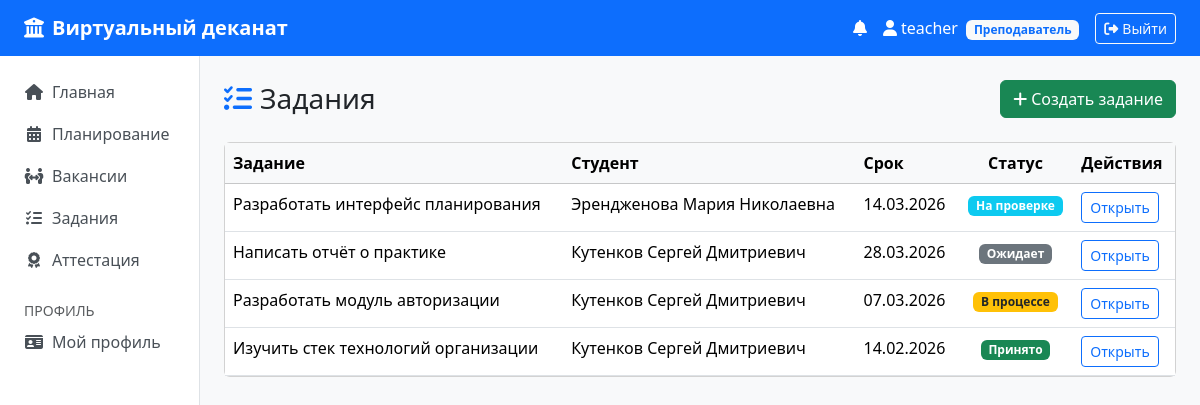
Screenshot of /execution/ (signed in) with the database file from the repository.
### models.py (models this page shows, shortened)
class User(UserMixin, db.Model):
    __tablename__ = "users"
    id        = db.Column(db.Integer, primary_key=True)
    login     = db.Column(db.String(64), unique=True, nullable=False)
    password  = db.Column(db.String(256), nullable=False)
    role      = db.Column(db.String(32), nullable=False)
    is_active = db.Column(db.Boolean, nullable=False, default=True)
    student = db.relationship("Student", backref="user", uselist=False)
    teacher = db.relationship("Teacher", backref="user", uselist=False)
    curator = db.relationship("Curator", backref="user", uselist=False)
    notifications = db.relationship("Notification", backref="user", lazy="dynamic",
                                     order_by="Notification.created_at.desc()")
    @property
    def unread_count(self):
        return self.notifications.filter_by(is_read=False).count()

class Task(db.Model):
    __tablename__ = "tasks"
    id          = db.Column(db.Integer, primary_key=True)
    student_id  = db.Column(db.Integer, db.ForeignKey("students.id"))
    practice_id = db.Column(db.Integer, db.ForeignKey("practices.id"))
    title       = db.Column(db.String(256), nullable=False)
    description = db.Column(db.Text)
    status      = db.Column(db.String(32), nullable=False, default="pending")
    created_at  = db.Column(db.DateTime, default=datetime.utcnow)
    due_date    = db.Column(db.Date)
    executions = db.relationship("Execution", backref="task", cascade="all, delete-orphan",
                                  order_by="Execution.submitted_at.desc()")
    comments   = db.relationship("TaskComment", backref="task", cascade="all, delete-orphan",
                                  order_by="TaskComment.created_at")

class Student(db.Model):
    __tablename__ = "students"
    id               = db.Column(db.Integer, primary_key=True)
    user_id          = db.Column(db.Integer, db.ForeignKey("users.id"), unique=True)
    last_name        = db.Column(db.String(64), nullable=False)
    first_name       = db.Column(db.String(64), nullable=False)
    middle_name      = db.Column(db.String(64))
    group_name       = db.Column(db.String(64), nullable=False)
    specialty        = db.Column(db.String(256))
    email            = db.Column(db.String(255))
    average_grade    = db.Column(db.Numeric(3, 2))
    kafedra_id       = db.Column(db.Integer, db.ForeignKey("kafedras.id"))
    internship_start = db.Column(db.Date)
    internship_end   = db.Column(db.Date)
    organization_id  = db.Column(db.Integer, db.ForeignKey("organizations.id"))
    teacher_id       = db.Column(db.Integer, db.ForeignKey("teachers.id"))
    curator_id       = db.Column(db.Integer, db.ForeignKey("curators.id"))
    tasks          = db.relationship("Task", backref="student", lazy="dynamic")
    kompetencii    = db.relationship("StudentKompetenciya", backref="student", cascade="all, delete-orphan")
    applications   = db.relationship("Application", backref="student", lazy="dynamic")
    @property
    def full_name(self):
        parts = [self.last_name, self.first_name]
        if self.middle_name: parts.append(self.middle_name)
        return " ".join(parts)

### execution/routes.py (the view)
@bp.route("/")
@login_required
def index():
    if current_user.role == "student" and current_user.student:
        tasks = Task.query.filter_by(student_id=current_user.student.id).order_by(Task.created_at.desc()).all()
    elif current_user.role == "admin":
        tasks = Task.query.order_by(Task.created_at.desc()).all()
    else:
        ids = _get_role_students()
        tasks = Task.query.filter(Task.student_id.in_(ids)).order_by(Task.created_at.desc()).all() if ids else []
    return render_template("execution/index.html", tasks=tasks)

### execution/routes.py (called while the page is built)
def _get_role_students():
    if current_user.role == "curator" and current_user.curator:
        org_id = current_user.curator.organization_id
        return [s.id for s in Student.query.filter_by(organization_id=org_id).all()]
    if current_user.role == "teacher" and current_user.teacher:
        return [s.id for s in Student.query.filter_by(teacher_id=current_user.teacher.id).all()]
    return None  # admin sees all

### templates/execution/index.html (shortened to what this page needs)
{% extends 'base.html' %}
{% block content %}
<div class="d-flex justify-content-between align-items-center mb-4">
  <h3 class="mb-0"><i class="fa-solid fa-list-check text-primary me-2"></i>Задания</h3>
  {% if current_user.role in ('curator','teacher','admin') %}<a href="{{ url_for('execution.task_create') }}" class="btn btn-success"><i class="fa-solid fa-plus me-1"></i>Создать задание</a>{% endif %}
</div>
<div class="card"><div class="card-body p-0">
  <table class="table table-hover mb-0"><thead class="table-light"><tr><th>Задание</th><th>Студент</th><th>Срок</th><th class="text-center">Статус</th><th>Действия</th></tr></thead>
    <tbody>{% for t in tasks %}<tr>
      <td>{{ t.title }}</td><td>{{ t.student.full_name if t.student else '—' }}</td>
      <td>{{ t.due_date.strftime('%d.%m.%Y') if t.due_date else '—' }}</td>
      <td class="text-center">
        {% if t.status == 'accepted' %}<span class="badge bg-success">Принято</span>
        {% elif t.status == 'submitted' %}<span class="badge bg-info">На проверке</span>
        {% elif t.status == 'in_progress' %}<span class="badge bg-warning text-dark">В процессе</span>
        {% elif t.status == 'rejected' %}<span class="badge bg-danger">Отклонено</span>
        {% else %}<span class="badge bg-secondary">Ожидает</span>{% endif %}
      </td>
      <td><a href="{{ url_for('execution.task_view', tid=t.id) }}" class="btn btn-sm btn-outline-primary">Открыть</a></td>
    </tr>{% endfor %}</tbody></table>
</div></div>
{% endblock %}

### templates/base.html (shortened to what this page needs)
<!doctype html>
<html lang="ru">
<head>
  <link rel="stylesheet" href="https://cdn.jsdelivr.net/npm/bootstrap@5.3.3/dist/css/bootstrap.min.css">
  <link rel="stylesheet" href="https://cdnjs.cloudflare.com/ajax/libs/font-awesome/6.5.0/css/all.min.css">
</head>
<body>
{% if current_user.is_authenticated %}
<nav class="navbar navbar-expand-lg navbar-dark bg-primary mb-0">
  <div class="container-fluid px-4">
    <a class="navbar-brand" href="{{ url_for('dashboard.index') }}">
      <i class="fa-solid fa-university me-2"></i>Виртуальный деканат
    </a>
    <div class="ms-auto d-flex align-items-center gap-3">
      <a href="{{ url_for('profile.notifications') }}" class="text-white text-decoration-none position-relative">
        <i class="fa-solid fa-bell"></i>
      </a>
      <a href="{{ url_for('profile.index') }}" class="text-white text-decoration-none">
        <i class="fa-solid fa-user me-1"></i>{{ current_user.login }}
        {% set role_labels = {'student': 'Студент', 'curator': 'Куратор', 'teacher': 'Преподаватель', 'admin': 'Администратор'} %}
        <span class="badge bg-light text-primary role-badge ms-1">{{ role_labels.get(current_user.role, current_user.role) }}</span>
      </a>
      <a href="{{ url_for('auth.logout') }}" class="btn btn-outline-light btn-sm">
        <i class="fa-solid fa-right-from-bracket me-1"></i>Выйти
      </a>
    </div>
  </div>
</nav>
<div class="container-fluid">
  <div class="row">
    <nav class="col-md-2 bg-white sidebar border-end py-3 px-2">
      <ul class="nav flex-column">
        <li class="nav-item"><a class="nav-link" href="{{ url_for('dashboard.index') }}"><i class="fa-solid fa-house me-2"></i>Главная</a></li>
        {% if current_user.role in ('teacher', 'admin') %}
        <li class="nav-item"><a class="nav-link" href="{{ url_for('planning.index') }}"><i class="fa-solid fa-calendar-days me-2"></i>Планирование</a></li>
        {% endif %}
        <li class="nav-item"><a class="nav-link" href="{{ url_for('distribution.index') }}"><i class="fa-solid fa-people-arrows me-2"></i>Вакансии</a></li>
        <li class="nav-item"><a class="nav-link" href="{{ url_for('execution.index') }}"><i class="fa-solid fa-list-check me-2"></i>Задания</a></li>
        <li class="nav-item"><a class="nav-link" href="{{ url_for('attestation.index') }}"><i class="fa-solid fa-award me-2"></i>Аттестация</a></li>
        <li class="nav-item mt-3"><small class="text-muted px-3">ПРОФИЛЬ</small></li>
        <li class="nav-item"><a class="nav-link" href="{{ url_for('profile.index') }}"><i class="fa-solid fa-id-card me-2"></i>Мой профиль</a></li>
      </ul>
    </nav>
    <main class="col-md-10 py-4 px-4">
      {% block content %}{% endblock %}
    </main>
  </div>
</div>
{% endif %}
</body>
</html>

### templates/base.html (style rules this page uses)
body { background-color: #f8f9fa; }
.navbar-brand { font-weight: 600; }
.role-badge { font-size: .75rem; }
.sidebar { min-height: calc(100vh - 72px); }
.sidebar .nav-link { color: #495057; border-radius: .375rem; margin-bottom: 2px; }
.sidebar .nav-link i { width: 20px; text-align: center; }

### rows the page displays
User: login "teacher", get "Преподаватель"
Task: title "Разработать интерфейс планирования", student "Эрендженова Мария Николаевна", due_date "14.03.2026", status "На проверке"
Task: title "Написать отчёт о практике", student "Кутенков Сергей Дмитриевич", due_date "28.03.2026", status "Ожидает"
Task: title "Разработать модуль авторизации", student "Кутенков Сергей Дмитриевич", due_date "07.03.2026", status "В процессе"
Task: title "Изучить стек технологий организации", student "Кутенков Сергей Дмитриевич", due_date "14.02.2026", status "Принято"
